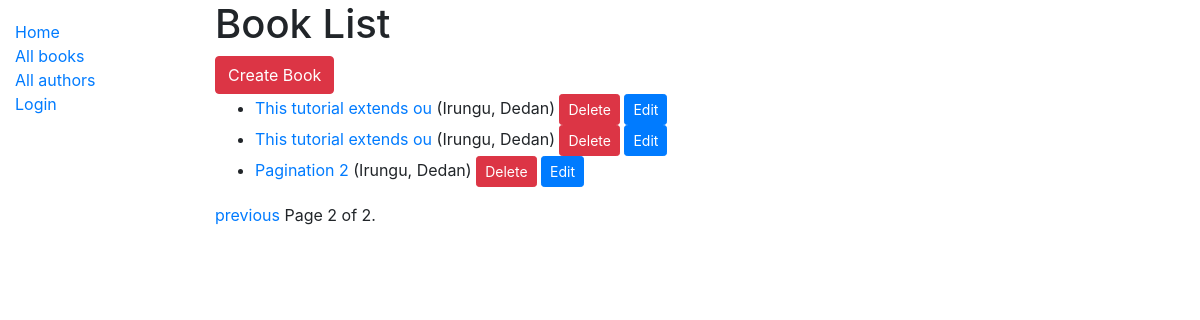
The page /catalog/books/?page=2 on the database as committed earlier.
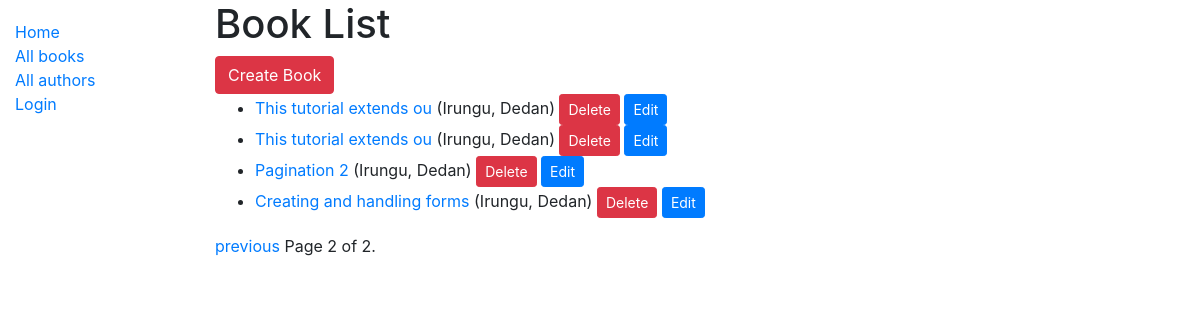
The same page on the database as committed later.
### catalog/models.py (models this page shows, shortened)
class Book(models.Model):
    title = models.CharField(max_length=200)
    author = models.ForeignKey('Author', on_delete=models.SET_NULL, null=True)
    summary = models.TextField(max_length=1000, help_text="Enter a brief description of the book")
    isbn = models.CharField('ISBN', max_length=13,
                            help_text='13 Character <a href="https://www.isbn-international.org/content/what-isbn'
                                      '">ISBN number</a>')
    genre = models.ManyToManyField(Genre, help_text="Select a genre for this book")
    language = models.ForeignKey('Language', on_delete=models.SET_NULL, null=True)
    def display_genre(self):
        """Creates a string for the Genre. This is required to display genre in Admin."""
        return ', '.join([genre.name for genre in self.genre.all()[:3]])
    display_genre.short_description = 'Genre'
    def get_absolute_url(self):
        return reverse('book-detail', args=[str(self.id)])
    def get_delete_url(self):
        return reverse('book_delete', args=[str(self.id)])
    def get_update_url(self):
        return reverse('book_update', args=[str(self.id)])

class Author(models.Model):
    first_name = models.CharField(max_length=100)
    last_name = models.CharField(max_length=100)
    date_of_birth = models.DateField(null=True, blank=True)
    date_of_death = models.DateField('died', null=True, blank=True)
    class Meta:
        ordering = ['last_name', 'first_name']
    def __str__(self):
        return '{0}, {1}'.format(self.last_name, self.first_name)

### catalog/views.py (the view)
# urls.py: path('books/', views.BookListView.as_view(), name='books'),
class BookListView(generic.ListView):
    model = Book
    paginate_by = 10

### catalog/templates/catalog/book_list.html
{% extends "base_generic.html" %}
{% block content %}
  <h1>Book List</h1>
  <a href="{% url 'book_create' %}" class="btn btn-danger ">
    Create Book
  </a>
  {% if book_list %}
  <ul>
    {% for book in book_list %}
      <li>
        <a href="{{ book.get_absolute_url }}">{{ book.title }}</a> ({{book.author}})
        <a href="{{ book.get_delete_url }}" class="btn btn-danger btn-sm">
          Delete
        </a>
        <a href="{{ book.get_update_url }}" class="btn btn-primary btn-sm">
          Edit
        </a></li>
    {% endfor %}
  </ul>
  {% else %}
    <p>There are no books in the library.</p>
  {% endif %}
{% endblock %}

Rows that differ between the two databases and show on the page:
added Book: title "Creating and handling forms", author "Irungu, Dedan"
